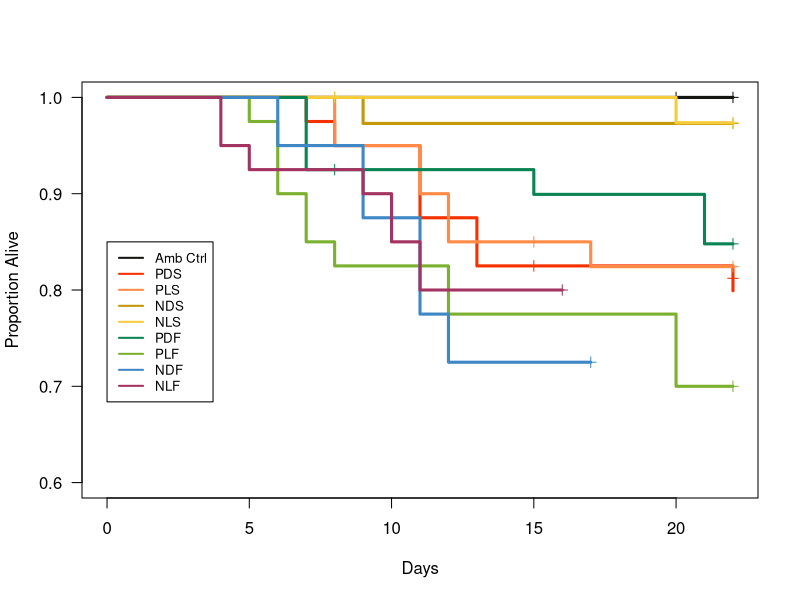

Source code (R): (Note: this script raises an error after producing the figure.)
## ---- chunk 1
knitr::opts_chunk$set(echo = TRUE)

knitr::opts_chunk$set(
  fig.path = "images/")

knitr::opts_chunk$set(dev = "png",
                      dpi = 300)
## ---- chunk 2
library(survival)
library(ggplot2)
library(dplyr)
library(ggfortify)
library(survminer)
library(RColorBrewer)
library(ggthemes)
## ---- chunk 3
setwd("/Users/speroffs/Desktop/A.Poculata-Multiple-stressors-thesis-analysis-/Survival")
## ---- chunk 4
# Load data for GRAPHICAL PARAMETERS 
graph.dat <- read.csv("Full_ daily mortality tracker - Censored.CoxPH.w.controls.csv", 
                     header = TRUE) 

# Load data for MODEL CREATION (1 death added to each treatment to prevent infinite coeff)
surv.dat <- read.csv("2Full_ daily mortality tracker - Censored.CoxPH.w.controls.csv", 
                     header = TRUE) 
## ---- chunk 5
# relevel to compare all to control 
surv.dat$Treatment <- factor(surv.dat$Treatment, levels = c("amb.ctrl", "PDS", "PLS", "NDS", "NLS", "PDF", "PLF", "NDF", "NLF"))

graph.dat$Treatment <- factor(graph.dat$Treatment, levels = c("amb.ctrl", "PDS", "PLS", "NDS", "NLS", "PDF", "PLF", "NDF", "NLF"))
## ---- chunk 6
# as factor for df 1
surv.dat$Plastic <- as.factor(surv.dat$Plastic)
surv.dat$Light <- as.factor(surv.dat$Light)
surv.dat$Food <- as.factor(surv.dat$Food)
surv.dat$Treatment <- as.factor(surv.dat$Treatment)
surv.dat$Sym.State <- as.factor(surv.dat$Sym.State)

# for df 2
graph.dat$Plastic <- as.factor(graph.dat$Plastic)
graph.dat$Light <- as.factor(graph.dat$Light)
graph.dat$Food <- as.factor(graph.dat$Food)
graph.dat$Treatment <- as.factor(graph.dat$Treatment)
graph.dat$Sym.State <- as.factor(graph.dat$Sym.State)
## ---- chunk 7
# Create a survival model to assess mortality over time by treatment with modeling data
treat.mod <- coxph(Surv(Time, Death) ~Treatment, data=surv.dat)

# summarize the model 
summary(treat.mod)
## ---- chunk 8
# Perform Log-rank test on our treat.mod
treat_diff <- survdiff(Surv(Time, Death) ~ Treatment, data=surv.dat)
treat_diff
## ---- chunk 9
# make color palette to plot survival function
new.pal <- c("#131513", # control
             "#F53100", # pds
             "#FF8B47", # pls
             "#C39809", # nds
             "#F6CB3C", # nls
             "#0B8454", # pdf
             "#7BB12F", # plf
             "#3F88C5", # ndf
             "#A33461") # nlf
## ---- chunk 10
# write the same model using the graphing data, and plot that 
treat <- survfit(Surv(Time, Death) ~Treatment, data=graph.dat)

plot(treat, conf.int=FALSE, 
     xlab = "Days", 
     xlim = c(0,22),
     ylab = "Proportion Alive",
     ylim = c(0.6,1.0),
     mark.time=T,
     pch = 3,
     las=1, lwd = 3,
     col=new.pal)
legend(0,0.85, legend=c("Amb Ctrl", "PDS", "PLS", "NDS", "NLS", "PDF", "PLF", "NDF", "NLF"), 
       lty=1, lwd=2, cex=0.8,col=new.pal)
## ---- chunk 11
# Same plot using the ggplot function
Km.surv.fig <- ggsurvplot(treat, # survival function
                conf.int = FALSE, # remove confidence intervals
                pval = FALSE, # do not include p value on plot
                surv.scale = "default", # or %
                legend.labs = c("Control", "PDS", "PLS", "NDS", "NLS", "PDF", "PLF", "NDF", "NLF"), 
                legend = c(0.1, 0.35), font.legend = 14, legend.title ="", # legend parameters 
                xlab = "Day", xlim = c(0, 23), break.x.by = 2, font.x = 14, # x axis parameters
                ylim = c(0.65,1), font.y= 14, # y axis parameters
                font.tickslab = 14,
                censor.size = 6,
                ggtheme = theme_classic2(),
                # title = "A.",
                palette = c("#131513","#F53100", "#FF8B47","#C39809","#F6CB3C",
                            "#0B8454", "#7BB12F","#3F88C5","#A33461"))
Km.surv.fig 
## ---- chunk 12
exp.data <- filter(surv.dat, Treatment != "amb.ctrl")
summary(exp.data) # 42 per treat, 168 per stress
exp.graph.data <- filter(graph.dat, Treatment != "amb.ctrl")
summary(exp.graph.data) # 40 indiv per treat, 160 per stress

## ---- chunk 13
# First we will compute *univariate* models for each predictor variable to see how the impact survival when looked at alone

# Plastic
plastic.mod <- coxph(Surv(Time, Death) ~ Plastic, data=surv.dat)
## ---- chunk 14
summary(plastic.mod)

# HR plastic:no plastic (3.2244)
# plastic increased the hazard by 222.4% 
#   1-exp(coef)
#   1-3.2244 = -2.2244 * 100 = 222.44
# being in no plastic reduced the hazard by 69%
#   1-exp(-coef)
#   1-0.3101 = 0.69 * 100 = 69
## ---- chunk 15
# Perform Log-rank test on our plastic.mod
plastic_diff <- survdiff(Surv(Time, Death) ~ Plastic, data=surv.dat)
plastic_diff

# X^2 = 19.7
# df = 1
# p = 9x10^-6
## ---- chunk 16
# rewrite the model with graphing data, and plot the kaplan meier curve for pastic
plastic <- survfit(Surv(Time, Death) ~ Plastic, data = graph.dat)

km.plastic.fig <- 
  ggsurvplot(plastic, 
          conf.int = FALSE, pval = FALSE, surv.scale = "default", # or %
          legend.labs = c("No plastic", "Plastic"), 
          legend.title = "", legend = c(0.2, 0.2), font.legend = 20,
          xlab = "", xlim = c(0, 23),break.x.by = 2, font.x = 14,
          ylab = "", ylim = c(0.7,1),font.y= 14,
          font.tickslab = 14,
          censor.size = 6,
          ggtheme = theme_classic2(),
          linetype = c(1,1),
          palette = c("black","forestgreen")) +
  guides(shape = guide_legend(override.aes = list(shape=NA)))
           
km.plastic.fig
## ---- chunk 17
#Save plot
ggsave(file = "/Users/speroffs/Desktop/km.plastic.fig.jpg", 
       print(km.plastic.fig), 
       width = 8, height = 6, units = "in", dpi=300)
## ---- chunk 18
# CPH model
plastic.mod1 <- coxph(Surv(Time, Death) ~ Plastic, data=exp.data)
summary(plastic.mod1)
## ---- chunk 19
# plot graph data (also subsetted for elevated temp)
plastic1 <- survfit(Surv(Time, Death) ~ Plastic, data = exp.graph.data)

# plot
plastic.exp.KM <- 
ggsurvplot(plastic1, 
          conf.int = FALSE, pval = FALSE, surv.scale = "default", # or %
          legend.labs = c("No plastic", "Plastic"), 
          legend.title = "", legend = c(0.2, 0.2), font.legend = 20,
          xlab = "", xlim = c(0, 23),break.x.by = 2, font.x = 14,
          ylab = "", ylim = c(0.7,1),font.y= 14,
          font.tickslab = 14,
          censor.size = 6,
          ggtheme = theme_classic2(),
          linetype = c(1,1),
          palette = c("black","forestgreen")) +
  guides(shape = guide_legend(override.aes = list(shape=NA)))
## ---- chunk 20
# Food
food.mod <- coxph(Surv(Time, Death) ~ Food, data=surv.dat)
## ---- chunk 21
summary(food.mod)

# HR starved:fed <- (0.8864)
# being starved reduced the hazard by 11.36%
#   1-exp(coef)
#   1-0.8864 = 0.1136 * 100 = 11.36
# being fed increased the hazard by 12.8% 
#   1-exp(-coef)
#   1-1.128 = -0.128 * 100 = -12.8
## ---- chunk 22
# Perform Log-rank test on our foodf.mod
food_diff <- survdiff(Surv(Time, Death) ~ Food, data=surv.dat)
food_diff

# X^2 = 0.2
# df = 1
# p = 0.7
## ---- chunk 23
# kaplan meier curve 
food <- survfit(Surv(Time, Death) ~ Food, data = graph.dat)
## ---- chunk 24
# plot 
km.food.fig <- 
  ggsurvplot(food, 
          conf.int = FALSE, pval = FALSE, surv.scale = "default", # or %
          legend.labs = c("Fed", "Starved"), 
          legend.title = "", legend = c(0.2, 0.2), font.legend = 20,
          xlab = "", xlim = c(0, 23),break.x.by = 2, font.x = 14,
          ylab = "", ylim = c(0.75,1),font.y= 14,
          font.tickslab = 14,
          censor.size = 6,
          ggtheme = theme_classic2(),
          linetype = c(1,1),
          palette = c("orangered4","black")) +
  guides(shape = guide_legend(override.aes = list(shape=NA)))
km.food.fig
## ---- chunk 25
# CPH model
food.mod1 <- coxph(Surv(Time, Death) ~ Food, data=exp.data)
summary(food.mod1)
## ---- chunk 26
# plot graph data (also subsetted for elevated temp)
food1 <- survfit(Surv(Time, Death) ~ Food, data = exp.graph.data)

# plot
food.exp.KM <- 
ggsurvplot(food1, 
          conf.int = FALSE, pval = FALSE, surv.scale = "default", # or %
          legend.labs = c("Fed", "Starved"), 
          legend.title = "", legend = c(0.2, 0.2), font.legend = 20,
          xlab = "", xlim = c(0, 23),break.x.by = 2, font.x = 14,
          ylab = "", ylim = c(0.7,1),font.y= 14,
          font.tickslab = 14,
          censor.size = 6,
          ggtheme = theme_classic2(),
          linetype = c(1,1),
          palette = c("orangered4","black")) +
  guides(shape = guide_legend(override.aes = list(shape=NA)))
## ---- chunk 27
# Fed vs Starved: for **NoPlastic/Light**

# filter out observations
# New df with just Plastic/Dark/Fed variables 
FS1.dat <- filter(surv.dat, Treatment == "NLF" | Treatment == "NLS")
## ---- chunk 28
# cox model for fs1
fs1.coxm <- coxph(Surv(Time, Death) ~ Food, data=FS1.dat)
## ---- chunk 29
summary(fs1.coxm)
## ---- chunk 30
# Perform Log-rank test 
fs1_diff <- survdiff(Surv(Time, Death) ~ Food, data=FS1.dat)
fs1_diff
## ---- chunk 31
# surv fit to plot
fs1 <- survfit(Surv(Time, Death) ~ Food, data = FS1.dat)
## ---- chunk 32
# plot 
fs1.plot <- ggsurvplot(fs1, conf.int = FALSE, 
           pval = FALSE, 
           surv.scale = "default", # or %
           legend.labs = c("Fed", "Starved"),
           legend.title = "",
           legend = c(0.15, 0.2),
           font.legend = 10,
           xlab = "Days",
           xlim = c(0, 23),
           break.x.by = 2,
           font.x = 12,
           ylim = c(0.6,1),
           font.y= 12, 
           censor.size = 5,
           ggtheme = theme_classic2(),
           palette = c("black", "brown"),
           title = "No Plastic / Light")

fs1.plot

## ---- chunk 33
# Fed vs Starved: for **Plastic / Dark **

# filter out observations
# New df with just Plastic/Dark/Fed variables 
FS2.dat <- filter(surv.dat, Treatment == "PDF" | Treatment == "PDS")
## ---- chunk 34
# cox model for fs2
fs2.coxm <- coxph(Surv(Time, Death) ~ Food, data=FS2.dat)
## ---- chunk 35
summary(fs2.coxm)
## ---- chunk 36
# Perform Log-rank test 
fs2_diff <- survdiff(Surv(Time, Death) ~ Food, data=FS2.dat)
fs2_diff
## ---- chunk 37
# surv fit 
fs2 <- survfit(Surv(Time, Death) ~ Food, data = FS2.dat)
## ---- chunk 38
# plot 
fs2.plot <- ggsurvplot(fs2, conf.int = FALSE, 
           pval = FALSE, 
           surv.scale = "default", # or %
           legend.labs = c("Fed", "Starved"),
           legend.title = "",
           legend = c(0.15, 0.2),
           font.legend = 10,
           xlab = "Days",
           xlim = c(0, 23),
           break.x.by = 2,
           font.x = 12,
           ylim = c(0.6,1),
           font.y= 12, 
           censor.size = 5,
           ggtheme = theme_classic2(),
           palette = c("black", "brown"),
           title = "Plastic / Dark")

fs2.plot

## ---- chunk 39
# Fed vs Starved: for ** No Plastic / Dark **

# filter out observations
# New df with just Plastic/Dark/Fed variables 
FS3.dat <- filter(surv.dat, Treatment == "NDF" | Treatment == "NDS")
## ---- chunk 40
# cox model for fs3
fs3.coxm <- coxph(Surv(Time, Death) ~ Food, data=FS3.dat)
## ---- chunk 41
summary(fs3.coxm)
## ---- chunk 42
# Perform Log-rank test 
fs3_diff <- survdiff(Surv(Time, Death) ~ Food, data=FS3.dat)
fs3_diff
## ---- chunk 43
# surv fit 
fs3 <- survfit(Surv(Time, Death) ~ Food, data = FS3.dat)
## ---- chunk 44
# plot 
fs3.plot <- ggsurvplot(fs3, conf.int = FALSE, 
           pval = FALSE, 
           surv.scale = "default", # or %
           legend.labs = c("Fed", "Starved"),
           legend.title = "",
           legend = c(0.15, 0.2),
           font.legend = 10,
           xlab = "Days",
           xlim = c(0, 23),
           break.x.by = 2,
           font.x = 12,
           ylim = c(0.6,1),
           font.y= 12, 
           censor.size = 5,
           ggtheme = theme_classic2(),
           palette = c("black", "brown"),
           title = "No Plastic / Dark")

fs3.plot

## ---- chunk 45
# Fed vs Starved: for ** Plastic / Light **

# filter out observations
# New df with just Plastic/Dark/Fed variables 
FS4.dat <- filter(surv.dat, Treatment == "PLF" | Treatment == "PLS")
## ---- chunk 46
# cox model for fs4
fs4.coxm <- coxph(Surv(Time, Death) ~ Food, data=FS4.dat)
## ---- chunk 47
summary(fs4.coxm)
## ---- chunk 48
# Perform Log-rank test 
fs4_diff <- survdiff(Surv(Time, Death) ~ Food, data=FS4.dat)
fs4_diff
## ---- chunk 49
# surv fit 
fs4 <- survfit(Surv(Time, Death) ~ Food, data = FS4.dat)
## ---- chunk 50
# plot 
fs4.plot <- ggsurvplot(fs4, conf.int = FALSE, 
           pval = FALSE, 
           surv.scale = "default", # or %
           legend.labs = c("Fed", "Starved"),
           legend.title = "",
           legend = c(0.15, 0.2),
           font.legend = 10,
           xlab = "Days",
           xlim = c(0, 23),
           break.x.by = 2,
           font.x = 12,
           ylim = c(0.6,1),
           font.y= 12, 
           censor.size = 5,
           ggtheme = theme_classic2(),
           palette = c("black", "brown"),
           title = "Plastic / Light")

fs4.plot

## ---- chunk 51
# can we combine fs1-fs4 onto a single plot, or can we facet them?
## ---- chunk 52
# Light
light.mod <- coxph(Surv(Time, Death) ~ Light, data=surv.dat)
## ---- chunk 53
summary(light.mod)

# HR light:dark <- (0.5073)
# being in the light reduced the hazard by 49.27%
#   1-exp(coef)
#   1-0.5073 = 0.4927 * 100 = 49.27
# being in the dark increased the hazard by 97.1%
#   1-exp(-coef)
#   1-1.971 = -0.971 * 100 = 97.1
## ---- chunk 54
# Perform Log-rank test on our light.mod
light_diff <- survdiff(Surv(Time, Death) ~ Light, data=surv.dat)
light_diff

# X^2 = 6.4
# df = 1
# p = 0.01
## ---- chunk 55
# kaplan meier curve 
light <- survfit(Surv(Time, Death) ~ Light, data = graph.dat)
## ---- chunk 56
# plot 
km.light.fig <- 
  ggsurvplot(light, 
         conf.int = FALSE, pval = FALSE, surv.scale = "default", # or %
          legend.labs = c("Dark", "Light"), 
          legend.title = "", legend = c(0.2, 0.2), font.legend = 20,
          xlab = "", xlim = c(0, 23),break.x.by = 2, font.x = 14,
          ylab = "", ylim = c(0.75,1),font.y= 14,
          font.tickslab = 14,
          censor.size = 6,
          ggtheme = theme_classic2(),
          linetype = c(1,1),
          palette = c("black","darkgoldenrod1")) +
  guides(shape = guide_legend(override.aes = list(shape=NA)))
           
km.light.fig
## ---- chunk 57
# CPH model
light.mod1 <- coxph(Surv(Time, Death) ~ Light, data=exp.data)
summary(light.mod1)
## ---- chunk 58
# plot graph data (also subsetted for elevated temp)
light1 <- survfit(Surv(Time, Death) ~ Light, data = exp.graph.data)

# plot
light.exp.KM <- 
ggsurvplot(light1, 
          conf.int = FALSE, pval = FALSE, surv.scale = "default", # or %
          legend.labs = c("Dark", "Light"), 
          legend.title = "", legend = c(0.2, 0.2), font.legend = 20,
          xlab = "", xlim = c(0, 23),break.x.by = 2, font.x = 14,
          ylab = "", ylim = c(0.7,1),font.y= 14,
          font.tickslab = 14,
          censor.size = 6,
          ggtheme = theme_classic2(),
          linetype = c(1,1),
          palette = c("black","darkgoldenrod1")) +
  guides(shape = guide_legend(override.aes = list(shape=NA)))
## ---- chunk 59
# Dark vs Light: for apo frags

# filter out observations
# New df with just apo frags
apo.dat <- filter(surv.dat, Sym.State == "Apo")
## ---- chunk 60
# cox model for apo
apo.coxm <- coxph(Surv(Time, Death) ~ Light, data=apo.dat)
## ---- chunk 61
summary(apo.coxm)
## ---- chunk 62
# Perform Log-rank test 
apo_diff <- survdiff(Surv(Time, Death) ~ Light, data=apo.dat)
apo_diff
## ---- chunk 63
# surv fit 
afit <- survfit(Surv(Time, Death) ~ Light, data = apo.dat)
## ---- chunk 64
# plot 
a.plot <- ggsurvplot(afit, conf.int = FALSE, 
           pval = FALSE, 
           surv.scale = "default", # or %
           legend.labs = c("Dark", "Light"),
           legend.title = "",
           legend = c(0.15, 0.2),
           font.legend = 10,
           xlab = "Days",
           xlim = c(0, 23),
           break.x.by = 2,
           font.x = 12,
           ylim = c(0.6,1),
           font.y= 12, 
           censor.size = 5,
           ggtheme = theme_classic2(),
           palette = c("black", "goldenrod3"),
           title = "Aposymbiotic")

a.plot
## ---- chunk 65
# Dark vs Light: for sym frags

# filter out observations
# New df with just apo
sym.dat <- filter(surv.dat, Sym.State == "Sym")
## ---- chunk 66
# cox model for sym
sym.coxm <- coxph(Surv(Time, Death) ~ Light, data=sym.dat)
## ---- chunk 67
summary(sym.coxm)
## ---- chunk 68
# Perform Log-rank test 
sym_diff <- survdiff(Surv(Time, Death) ~ Light, data=sym.dat)
sym_diff
## ---- chunk 69
# surv fit 
sfit <- survfit(Surv(Time, Death) ~ Light, data = sym.dat)
## ---- chunk 70
# plot 
s.plot <- ggsurvplot(sfit, conf.int = FALSE, 
           pval = FALSE, 
           surv.scale = "default", # or %
           legend.labs = c("Dark", "Light"),
           legend.title = "",
           legend = c(0.15, 0.2),
           font.legend = 10,
           xlab = "Days",
           xlim = c(0, 23),
           break.x.by = 2,
           font.x = 12,
           ylim = c(0.6,1),
           font.y= 12, 
           censor.size = 5,
           ggtheme = theme_classic2(),
           palette = c("black", "goldenrod3"),
           title = "Symbiotic")

s.plot
## ---- chunk 71
# Temperature
temperature.mod <- coxph(Surv(Time, Death) ~ Temperature, data=surv.dat)
## ---- chunk 72
summary(temperature.mod)

# HR elevated:ambient <- ????
## ---- chunk 73
# Perform Log-rank test on our temperature.mod
temperature_diff <- survdiff(Surv(Time, Death) ~ Temperature, data=surv.dat)
temperature_diff

# X^2 = 31.3
# df = 1
# p = 2x10^-8
## ---- chunk 74
# kaplan meier curve 
temperature <- survfit(Surv(Time, Death) ~ Temperature, data = graph.dat)
## ---- chunk 75
# plot 
km.temp.fig <- 
  ggsurvplot(temperature, 
          conf.int = FALSE, pval = FALSE, surv.scale = "default", # or %
          legend.labs = c("Ambient (19 C)", "Elevated (30 C)"), legend.title = "", legend = c(0.3, 0.2), font.legend = 19,
          xlab = "", xlim = c(0, 23),break.x.by = 2, font.x = 14,
          ylab = "", ylim = c(0.75,1),font.y= 14,
          font.tickslab = 14,
          censor.size = 6,
          ggtheme = theme_classic2(),
          linetype = c(1,1),
          palette = c("royalblue4","firebrick2")) 
km.temp.fig
## ---- chunk 76
# Ambient vs elevated controls

# filter out observations
# New df with just apo
tmp.dat <- filter(surv.dat, Treatment == "NLF" | Treatment == "amb.ctrl")
## ---- chunk 77
# cox model for temperature controls
tmp.coxm <- coxph(Surv(Time, Death) ~ Temperature, data=tmp.dat)
## ---- chunk 78
summary(tmp.coxm)
## ---- chunk 79
# Perform Log-rank test 
tmp_diff <- survdiff(Surv(Time, Death) ~ Temperature, data=tmp.dat)
tmp_diff
## ---- chunk 80
# surv fit 
tfit <- survfit(Surv(Time, Death) ~ Temperature, data = tmp.dat)
## ---- chunk 81
# plot 
t.plot <- ggsurvplot(tfit, conf.int = FALSE, 
           pval = FALSE, 
           surv.scale = "default", # or %
           legend.labs = c("Ambient (19 C)", "Elevated (30 C)"),
           legend.title = "",
           legend = c(0.15, 0.2),
           font.legend = 10,
           xlab = "Days",
           xlim = c(0, 23),
           break.x.by = 2,
           font.x = 12,
           ylim = c(0.6,1),
           font.y= 12, 
           censor.size = 5,
           ggtheme = theme_classic2(),
           palette = c("darkblue", "red"),
           title = "Temperature Controls")

t.plot
## ---- chunk 82
# Sym.State
symst.mod <- coxph(Surv(Time, Death) ~ Sym.State, data=surv.dat)
## ---- chunk 83
summary(symst.mod)

# HR sym:apo <- 0.4293
# being sym reduced the hazard by 57.07%
#   1-exp(coef)
#   1-0.4293 = 0.5707 * 100 = 57.07
# being apo increased the hazard by 132.9% 
#   1-exp(-coef)
#   1-2.329 = -1.329 * 100 = 132.9
## ---- chunk 84
# Perform Log-rank test on our temperature.mod
sym_diff <- survdiff(Surv(Time, Death) ~ Sym.State, data=surv.dat)
sym_diff

# X^2 = 8.8
# df = 1
# p = 0.003
## ---- chunk 85
# surv fit 
symfit <- survfit(Surv(Time, Death) ~ Sym.State, data = graph.dat)
## ---- chunk 86
# plot 
s.plot <- ggsurvplot(symfit, 
          conf.int = FALSE, pval = FALSE, surv.scale = "default", # or %
          legend.labs = c("Aposymbiotic", "Symbiotic"), 
          legend.title = "", legend = c(0.2, 0.2), font.legend = 16,
          xlab = "Experimental Day", xlim = c(0, 23),break.x.by = 2, font.x = 14,
          ylab = "Survival Probability", ylim = c(0.75,1),font.y= 14,
          title = "Symbiotic Phenotype", font.title = c(16,"bold"),
          font.tickslab = 14,
          censor.size = 6,
          ggtheme = theme_classic2(),
          linetype = c(1,1),
          palette = c("tan","coral4")) 

s.plot
## ---- chunk 87
# CPH model
phen.mod1 <- coxph(Surv(Time, Death) ~ Sym.State, data=exp.data)
summary(phen.mod1)
## ---- chunk 88
# plot graph data (also subsetted for elevated temp)
phen1 <- survfit(Surv(Time, Death) ~ Sym.State, data = exp.graph.data)

# plot
#phen.exp.KM <- 
ggsurvplot(phen1, 
          conf.int = FALSE, pval = FALSE, surv.scale = "default", # or %
          legend.labs = c("Aposymbiotic", "Symbiotic"), 
          legend.title = "", legend = c(0.2, 0.2), font.legend = 16,
          xlab = "Experimental Day", xlim = c(0, 23),break.x.by = 2, font.x = 14,
          ylab = "Survival Probability", ylim = c(0.75,1),font.y= 14,
         # title = "Symbiotic Phenotype", font.title = c(16,"bold"),
          font.tickslab = 14,
          censor.size = 6,
          ggtheme = theme_classic2(),
          linetype = c(1,1),
          palette = c("tan","coral4")) 
## ---- chunk 89
# lets see if we can do a better pairwise analysis for all treatments 
library(emmeans)
lsmeans(treat.mod, pairwise~Treatment)

#doesnt look like any of the pairwise comparisons for the coxph model are significant?
## ---- chunk 90
# run multiple univariate analyses at once - does not take into account *interaction* between variables

covariates <- c("Plastic", "Food",  "Light", "Temperature", "Sym.State")
univ_formulas <- sapply(covariates,
                        function(x) as.formula(paste('Surv(Time, Death)~', x)))
                        
univ_models <- lapply( univ_formulas, function(x){coxph(x, data = surv.dat)})

# Extract data 
univ_results <- lapply(univ_models,
                       function(x){ 
                          x <- summary(x)
                          p.value<-signif(x$wald["pvalue"], digits=2)
                          wald.test<-signif(x$wald["test"], digits=2)
                          beta<-signif(x$coef[1], digits=2);#coefficient beta
                          HR <-signif(x$coef[2], digits=2);#exp(beta)
                          HR.confint.lower <- signif(x$conf.int[,"lower .95"], 2)
                          HR.confint.upper <- signif(x$conf.int[,"upper .95"],2)
                          HR <- paste0(HR, " (", 
                                       HR.confint.lower, "-", HR.confint.upper, ")")
                          res<-c(beta, HR, wald.test, p.value)
                          names(res)<-c("beta", "HR (95% CI for HR)", "wald.test(z)", 
                                        "p.value")
                          return(res)
                          return(exp(cbind(coef(x),confint(x))))
                         })
res <- t(as.data.frame(univ_results, check.names = FALSE))
as.data.frame(res)
## ---- chunk 91
# a full model that contains all of our parameters
multiv.mod <- coxph(Surv(Time, Death) ~ Plastic + Light + Food + Temperature + Sym.State, 
                    data = surv.dat)
## ---- chunk 92
summary(multiv.mod)
## ---- chunk 93
# Perform Log-rank test on our multiv.mod
multiv_diff <- survdiff(Surv(Time, Death) ~ Plastic + Light + Food + Temperature + Sym.State, 
                    data = surv.dat)
multiv_diff
## ---- chunk 94
# Let's create a forest plots to show the output of our model
ggforest(multiv.mod, data=surv.dat)
## ---- chunk 95
# now lets take a look how how our model changes if we remove phenotype, since sym state is not an environmental stressor
m1 <- coxph(Surv(Time, Death) ~ Plastic + Light + Food + Temperature, data=surv.dat)
summary(m1)

# Perform Log-rank test
m1_diff <- survdiff(Surv(Time, Death) ~ Plastic + Light + Food + Temperature,data = surv.dat)
m1_diff
## ---- chunk 96
ggforest(m1, data=surv.dat)
## ---- chunk 97
# and now we can compare those two models using the likelihood ratio test 
anova(multiv.mod, m1, test="LRT")
# a high p value shows that we don't have evidence to say that the full model is better than the reduced model, 
# while a low (and significant p value) tells us that our full model is not made better by dropping the variable and our reduced model is therefore significantly worse than our full model
## ---- chunk 98
# We see that temperature has a very high effect here, what does our data look like when we remove it?
tmp.mod <- coxph(Surv(Time, Death) ~ Plastic + Light + Food, data = surv.dat)
summary(tmp.mod)
ggforest(tmp.mod, data=surv.dat)
## ---- chunk 99
# Is it the same output if we use the exprimental data only?
exp.mod <- coxph(Surv(Time, Death) ~ Plastic + Light + Food, data = exp.data)
summary(exp.mod)
ggforest(exp.mod, data=exp.data)

## ---- chunk 100
# And finally, we'll break it down by sym state, starting off with our Apo frags
# write a model exactly like the full model, but using the apo.dat data frame
apo.mod <- coxph(Surv(Time, Death) ~ Plastic + Light + Food + Temperature, data = apo.dat)
summary(apo.mod)
# and plot
ggforest(apo.mod, data=apo.dat)
## ---- chunk 101
# now remove temperature (since it's so influential)
apo.mod2 <- coxph(Surv(Time, Death) ~ Plastic + Light + Food , data = apo.dat)
summary(apo.mod2)
## ---- chunk 102
ggforest(apo.mod2, data = apo.dat)
## ---- chunk 103
# And we will repeat those same steps for our sym fragments
sym.mod <- coxph(Surv(Time, Death) ~ Plastic + Light + Food + Temperature, data = sym.dat)
summary(sym.mod)

ggforest(sym.mod, data=sym.dat)
## ---- chunk 104
# now remove temperature 
sym.mod2 <- coxph(Surv(Time, Death) ~ Plastic + Light + Food , data = sym.dat)
summary(sym.mod2)
## ---- chunk 105
ggforest(sym.mod2, data = sym.dat)
## ---- chunk 106
# We'll start out with our first full model that includes all of our stress parameters and sym state, multiv.mod

# Let's test for proportional hazards 
all.hazard <- cox.zph(multiv.mod)
print(all.hazard)

# If the p vale for this test is significant for any of the co-variates (ie the variable p value is less than 0.05) then the hazard associated with that variable is NOT PROPORTIONAL and violates the assumptions
## ---- chunk 107
# Let's plot the assumptions graph
ggcoxzph(all.hazard)
## ---- chunk 108
# lets test our reduced model that has all of our stress parameters
treat.hazard <- cox.zph(m1)
print(treat.hazard) 

# Yes! so even though removing sym.state from our cox model showed that it was worse (in the LRT anova) the p values are all insignificant and indicates that we pass the assumptions of the cox proportional hazards model. So, we should not include sym state in our model. 
## ---- chunk 109
# and plot
ggcoxzph(treat.hazard)

# If we see a pattern with the variable over time, that is an indication that the assumptions cannot be met
## ---- chunk 110
# and for our full model without temperature
tmp.hazard <- cox.zph(tmp.mod)
tmp.hazard
## ---- chunk 111
# Let's take a deeper look at our m1 model (all stress parameters without sym state)

# estimated changes in the regression coefficients upon deleting each observation in turn
ggcoxdiagnostics(m1, type = "dfbeta",
                 linear.predictions = FALSE, ggtheme = theme_bw())
## ---- chunk 112
# estimated changes in the coefficients divided by their standard errors
ggcoxdiagnostics(m1, type = "dfbetas",
                 linear.predictions = FALSE, ggtheme = theme_bw())
## ---- chunk 113
#  check outliers by visualizing the deviance residuals. The deviance residual is a normalized transform of the martingale residual. These residuals should be roughtly symmetrically distributed about zero with a standard deviation of 1.
ggcoxdiagnostics(m1, type = "deviance",
                 linear.predictions = FALSE, ggtheme = theme_bw())
# not very symmetrical around 0
## ---- chunk 114
# can we do the same for our single model parameters 
plastic.hazard <- cox.zph(plastic.mod)
plastic.hazard

light.hazard <- cox.zph(light.mod)
light.hazard

food.hazard <- cox.zph(food.mod)
food.hazard  

temp.hazard <- cox.zph(temperature.mod)
temp.hazard 

symst.hazard <- cox.zph(symst.mod)
symst.hazard ## only one that differs over time, not proportional!
## ---- chunk 115
# let's then assess our parameter estimates by sym state
apo.hazard <- cox.zph(apo.mod)
apo.hazard # all good
ggcoxzph(apo.hazard)
## ---- chunk 116
apo2.hazard <- cox.zph(apo.mod2)
apo2.hazard # all good
ggcoxzph(apo2.hazard)
## ---- chunk 117
# sym
sym.hazard <- cox.zph(sym.mod)
sym.hazard #nice 
ggcoxzph(sym.hazard)
## ---- chunk 118
sym2.hazard <- cox.zph(sym.mod2)
sym2.hazard #nice 
ggcoxzph(sym2.hazard)
## ---- chunk 119
treat.col <- palette(brewer.pal(n=9, name = "Set2"))

# Let's visualize a model using ggplot 
fit.1 <- survfit(Surv(Time, Death)~Sym.State, data=surv.dat)
ggsurvplot(fit.1)
ggsurvplot(fit.1, conf.int = TRUE, 
           pval = TRUE, 
           legend.labs = c("Apo", "Sym"),
           legend.title = "Symbiotic State",
           palette = c("black", "brown"))


#ggsurvplot(survfit(all.mod), data=surv.dat, palette = treat.col, ggtheme = theme_minimal())


# food & sym. state
sig.fit <- survfit(Surv(Time, Death) ~ Sym.State+Food, data=surv.dat)
p <- ggsurvplot_facet(sig.fit, surv.dat,
                 facet.by= c("Plastic", "Light"),
                 short.panel.labs = TRUE,
                 palette = "aas",
                 pval = TRUE, 
                 pval.method = TRUE,
                 legend.labs = c("Apo/Fed", "Apo/Starved", "Sym/Fed", "Sym/Starved"))
p
# p + lims(y=c(0.25,1.0))


# facet plot with all 4 variables 
fit <- survfit( Surv(Time, Death) ~ Plastic + Sym.State, data = surv.dat )
ggsurvplot_facet(fit, surv.dat, 
                facet.by = c("Food", "Light"),
                palette = "aaas", 
                pval = TRUE, pval.method = TRUE,
                short.panel.labs = TRUE,
                legend.labs = c("NoPlastic/Apo", "NoPlastic/Sym", "Plastic/Apo", "Plastic/Sym"))

# facet plot not including sym state 
fit2 <- survfit( Surv(Time, Death) ~ Plastic, data = surv.dat )
ggsurvplot_facet(fit2, surv.dat, 
                facet.by = c("Food", "Light"),
                palette = "aaas", 
                pval = TRUE, pval.method = TRUE,
                short.panel.labs = TRUE,
                legend.labs = c("No Plastic", "Plastic"))

# facet plot not including sym state 
fit3 <- survfit( Surv(Time, Death) ~ Light, data = surv.dat )
ggsurvplot_facet(fit3, surv.dat, 
                facet.by = c("Food", "Plastic"),
                palette = "aaas", 
                pval = TRUE, pval.method = TRUE,
                short.panel.labs = TRUE)
    

# facet plot with all 4 variables 
fit4 <- survfit( Surv(Time, Death) ~ Food + Sym.State, data = surv.dat )
ggsurvplot_facet(fit4, surv.dat, 
                facet.by = c("Plastic", "Light"),
                palette = "aaas", 
                pval = TRUE, pval.method = TRUE,
                short.panel.labs = TRUE,
                legend.labs = c("Fed/Apo", "Fed/Sym", "Starved/Apo", "Starved/Sym"))

# facet plot sym state by plastic and light 
fit5 <- survfit( Surv(Time, Death) ~ Food, data = surv.dat )
ggsurvplot_facet(fit5, surv.dat, 
                facet.by = c("Plastic", "Light"),
                palette = "aaas", 
                pval = TRUE, pval.method = TRUE,
                short.panel.labs = TRUE)
